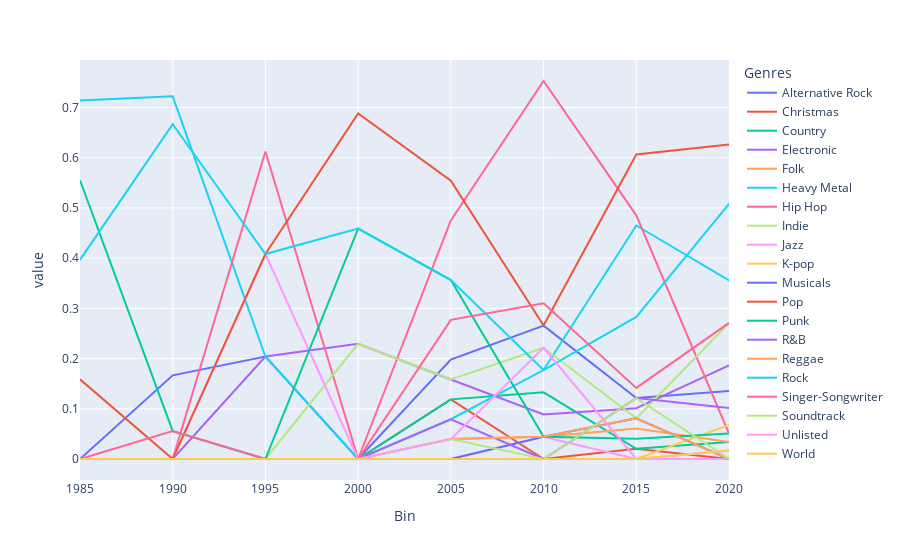

Notebook cell for this chart:
### Code cell
px.line(data_frame=counts_normed)

### Figure 1 — Plotly figure (JSON) as saved in the notebook; plotly's stock layout.template omitted (floating-point values rounded to 4 significant figures)
{"data": [{"hovertemplate": "Genres=Alternative Rock<br>Bin=%{x}<br>value=%{y}<extra></extra>", "legendgroup": "Alternative Rock", "line": {"color": "#636efa", "dash": "solid"}, "marker": {"symbol": "circle"}, "mode": "lines", "name": "Alternative Rock", "orientation": "v", "showlegend": true, "type": "scatter", "x": [1985, 1990, 1995, 2000, 2005, 2010, 2015, 2020], "xaxis": "x", "y": [0.0, 0.1667, 0.2041, 0.0, 0.198, 0.2657, 0.1213, 0.1355], "yaxis": "y"}, {"hovertemplate": "Genres=Christmas<br>Bin=%{x}<br>value=%{y}<extra></extra>", "legendgroup": "Christmas", "line": {"color": "#EF553B", "dash": "solid"}, "marker": {"symbol": "circle"}, "mode": "lines", "name": "Christmas", "orientation": "v", "showlegend": true, "type": "scatter", "x": [1985, 1990, 1995, 2000, 2005, 2010, 2015, 2020], "xaxis": "x", "y": [0.1586, 0.0, 0.0, 0.0, 0.1188, 0.0, 0.02022, 0.0], "yaxis": "y"}, {"hovertemplate": "Genres=Country<br>Bin=%{x}<br>value=%{y}<extra></extra>", "legendgroup": "Country", "line": {"color": "#00cc96", "dash": "solid"}, "marker": {"symbol": "circle"}, "mode": "lines", "name": "Country", "orientation": "v", "showlegend": true, "type": "scatter", "x": [1985, 1990, 1995, 2000, 2005, 2010, 2015, 2020], "xaxis": "x", "y": [0.0, 0.0, 0.0, 0.0, 0.1188, 0.1328, 0.02022, 0.03387], "yaxis": "y"}, {"hovertemplate": "Genres=Electronic<br>Bin=%{x}<br>value=%{y}<extra></extra>", "legendgroup": "Electronic", "line": {"color": "#ab63fa", "dash": "solid"}, "marker": {"symbol": "circle"}, "mode": "lines", "name": "Electronic", "orientation": "v", "showlegend": true, "type": "scatter", "x": [1985, 1990, 1995, 2000, 2005, 2010, 2015, 2020], "xaxis": "x", "y": [0.0, 0.0, 0.2041, 0.2294, 0.1584, 0.08856, 0.1011, 0.1863], "yaxis": "y"}, {"hovertemplate": "Genres=Folk<br>Bin=%{x}<br>value=%{y}<extra></extra>", "legendgroup": "Folk", "line": {"color": "#FFA15A", "dash": "solid"}, "marker": {"symbol": "circle"}, "mode": "lines", "name": "Folk", "orientation": "v", "showlegend": true, "type": "scatter", "x": [1985, 1990, 1995, 2000, 2005, 2010, 2015, 2020], "xaxis": "x", "y": [0.0, 0.0, 0.0, 0.0, 0.03959, 0.04428, 0.06066, 0.03387], "yaxis": "y"}, {"hovertemplate": "Genres=Heavy Metal<br>Bin=%{x}<br>value=%{y}<extra></extra>", "legendgroup": "Heavy Metal", "line": {"color": "#19d3f3", "dash": "solid"}, "marker": {"symbol": "circle"}, "mode": "lines", "name": "Heavy Metal", "orientation": "v", "showlegend": true, "type": "scatter", "x": [1985, 1990, 1995, 2000, 2005, 2010, 2015, 2020], "xaxis": "x", "y": [0.7137, 0.7222, 0.2041, 0.0, 0.07918, 0.1771, 0.465, 0.3556], "yaxis": "y"}, {"hovertemplate": "Genres=Hip Hop<br>Bin=%{x}<br>value=%{y}<extra></extra>", "legendgroup": "Hip Hop", "line": {"color": "#FF6692", "dash": "solid"}, "marker": {"symbol": "circle"}, "mode": "lines", "name": "Hip Hop", "orientation": "v", "showlegend": true, "type": "scatter", "x": [1985, 1990, 1995, 2000, 2005, 2010, 2015, 2020], "xaxis": "x", "y": [0.0, 0.0, 0.6124, 0.0, 0.4751, 0.7528, 0.4853, 0.0508], "yaxis": "y"}, {"hovertemplate": "Genres=Indie<br>Bin=%{x}<br>value=%{y}<extra></extra>", "legendgroup": "Indie", "line": {"color": "#B6E880", "dash": "solid"}, "marker": {"symbol": "circle"}, "mode": "lines", "name": "Indie", "orientation": "v", "showlegend": true, "type": "scatter", "x": [1985, 1990, 1995, 2000, 2005, 2010, 2015, 2020], "xaxis": "x", "y": [0.0, 0.0, 0.0, 0.2294, 0.1584, 0.2214, 0.08088, 0.271], "yaxis": "y"}, {"hovertemplate": "Genres=Jazz<br>Bin=%{x}<br>value=%{y}<extra></extra>", "legendgroup": "Jazz", "line": {"color": "#FF97FF", "dash": "solid"}, "marker": {"symbol": "circle"}, "mode": "lines", "name": "Jazz", "orientation": "v", "showlegend": true, "type": "scatter", "x": [1985, 1990, 1995, 2000, 2005, 2010, 2015, 2020], "xaxis": "x", "y": [0.0, 0.0, 0.4082, 0.0, 0.0, 0.04428, 0.0, 0.0], "yaxis": "y"}, {"hovertemplate": "Genres=K-pop<br>Bin=%{x}<br>value=%{y}<extra></extra>", "legendgroup": "K-pop", "line": {"color": "#FECB52", "dash": "solid"}, "marker": {"symbol": "circle"}, "mode": "lines", "name": "K-pop", "orientation": "v", "showlegend": true, "type": "scatter", "x": [1985, 1990, 1995, 2000, 2005, 2010, 2015, 2020], "xaxis": "x", "y": [0.0, 0.0, 0.0, 0.0, 0.0, 0.0, 0.0, 0.06774], "yaxis": "y"}, {"hovertemplate": "Genres=Musicals<br>Bin=%{x}<br>value=%{y}<extra></extra>", "legendgroup": "Musicals", "line": {"color": "#636efa", "dash": "solid"}, "marker": {"symbol": "circle"}, "mode": "lines", "name": "Musicals", "orientation": "v", "showlegend": true, "type": "scatter", "x": [1985, 1990, 1995, 2000, 2005, 2010, 2015, 2020], "xaxis": "x", "y": [0.0, 0.0, 0.0, 0.0, 0.0, 0.04428, 0.08088, 0.0], "yaxis": "y"}, {"hovertemplate": "Genres=Pop<br>Bin=%{x}<br>value=%{y}<extra></extra>", "legendgroup": "Pop", "line": {"color": "#EF553B", "dash": "solid"}, "marker": {"symbol": "circle"}, "mode": "lines", "name": "Pop", "orientation": "v", "showlegend": true, "type": "scatter", "x": [1985, 1990, 1995, 2000, 2005, 2010, 2015, 2020], "xaxis": "x", "y": [0.0, 0.0, 0.4082, 0.6882, 0.5543, 0.2657, 0.6066, 0.6266], "yaxis": "y"}, {"hovertemplate": "Genres=Punk<br>Bin=%{x}<br>value=%{y}<extra></extra>", "legendgroup": "Punk", "line": {"color": "#00cc96", "dash": "solid"}, "marker": {"symbol": "circle"}, "mode": "lines", "name": "Punk", "orientation": "v", "showlegend": true, "type": "scatter", "x": [1985, 1990, 1995, 2000, 2005, 2010, 2015, 2020], "xaxis": "x", "y": [0.5551, 0.05556, 0.0, 0.4588, 0.3563, 0.04428, 0.04044, 0.0508], "yaxis": "y"}, {"hovertemplate": "Genres=R&B<br>Bin=%{x}<br>value=%{y}<extra></extra>", "legendgroup": "R&B", "line": {"color": "#ab63fa", "dash": "solid"}, "marker": {"symbol": "circle"}, "mode": "lines", "name": "R&B", "orientation": "v", "showlegend": true, "type": "scatter", "x": [1985, 1990, 1995, 2000, 2005, 2010, 2015, 2020], "xaxis": "x", "y": [0.0, 0.0, 0.0, 0.0, 0.07918, 0.0, 0.1213, 0.1016], "yaxis": "y"}, {"hovertemplate": "Genres=Reggae<br>Bin=%{x}<br>value=%{y}<extra></extra>", "legendgroup": "Reggae", "line": {"color": "#FFA15A", "dash": "solid"}, "marker": {"symbol": "circle"}, "mode": "lines", "name": "Reggae", "orientation": "v", "showlegend": true, "type": "scatter", "x": [1985, 1990, 1995, 2000, 2005, 2010, 2015, 2020], "xaxis": "x", "y": [0.0, 0.0, 0.0, 0.0, 0.03959, 0.04428, 0.08088, 0.0], "yaxis": "y"}, {"hovertemplate": "Genres=Rock<br>Bin=%{x}<br>value=%{y}<extra></extra>", "legendgroup": "Rock", "line": {"color": "#19d3f3", "dash": "solid"}, "marker": {"symbol": "circle"}, "mode": "lines", "name": "Rock", "orientation": "v", "showlegend": true, "type": "scatter", "x": [1985, 1990, 1995, 2000, 2005, 2010, 2015, 2020], "xaxis": "x", "y": [0.3965, 0.6667, 0.4082, 0.4588, 0.3563, 0.1771, 0.2831, 0.508], "yaxis": "y"}, {"hovertemplate": "Genres=Singer-Songwriter<br>Bin=%{x}<br>value=%{y}<extra></extra>", "legendgroup": "Singer-Songwriter", "line": {"color": "#FF6692", "dash": "solid"}, "marker": {"symbol": "circle"}, "mode": "lines", "name": "Singer-Songwriter", "orientation": "v", "showlegend": true, "type": "scatter", "x": [1985, 1990, 1995, 2000, 2005, 2010, 2015, 2020], "xaxis": "x", "y": [0.0, 0.05556, 0.0, 0.0, 0.2771, 0.31, 0.1415, 0.271], "yaxis": "y"}, {"hovertemplate": "Genres=Soundtrack<br>Bin=%{x}<br>value=%{y}<extra></extra>", "legendgroup": "Soundtrack", "line": {"color": "#B6E880", "dash": "solid"}, "marker": {"symbol": "circle"}, "mode": "lines", "name": "Soundtrack", "orientation": "v", "showlegend": true, "type": "scatter", "x": [1985, 1990, 1995, 2000, 2005, 2010, 2015, 2020], "xaxis": "x", "y": [0.0, 0.0, 0.0, 0.0, 0.03959, 0.0, 0.1213, 0.0], "yaxis": "y"}, {"hovertemplate": "Genres=Unlisted<br>Bin=%{x}<br>value=%{y}<extra></extra>", "legendgroup": "Unlisted", "line": {"color": "#FF97FF", "dash": "solid"}, "marker": {"symbol": "circle"}, "mode": "lines", "name": "Unlisted", "orientation": "v", "showlegend": true, "type": "scatter", "x": [1985, 1990, 1995, 2000, 2005, 2010, 2015, 2020], "xaxis": "x", "y": [0.0, 0.0, 0.0, 0.0, 0.03959, 0.2214, 0.0, 0.01693], "yaxis": "y"}, {"hovertemplate": "Genres=World<br>Bin=%{x}<br>value=%{y}<extra></extra>", "legendgroup": "World", "line": {"color": "#FECB52", "dash": "solid"}, "marker": {"symbol": "circle"}, "mode": "lines", "name": "World", "orientation": "v", "showlegend": true, "type": "scatter", "x": [1985, 1990, 1995, 2000, 2005, 2010, 2015, 2020], "xaxis": "x", "y": [0.0, 0.0, 0.0, 0.0, 0.0, 0.0, 0.0, 0.01693], "yaxis": "y"}], "layout": {"legend": {"title": {"text": "Genres"}, "tracegroupgap": 0}, "margin": {"t": 60}, "xaxis": {"anchor": "y", "domain": [0, 1], "title": {"text": "Bin"}}, "yaxis": {"anchor": "x", "domain": [0, 1], "title": {"text": "value"}}}}
